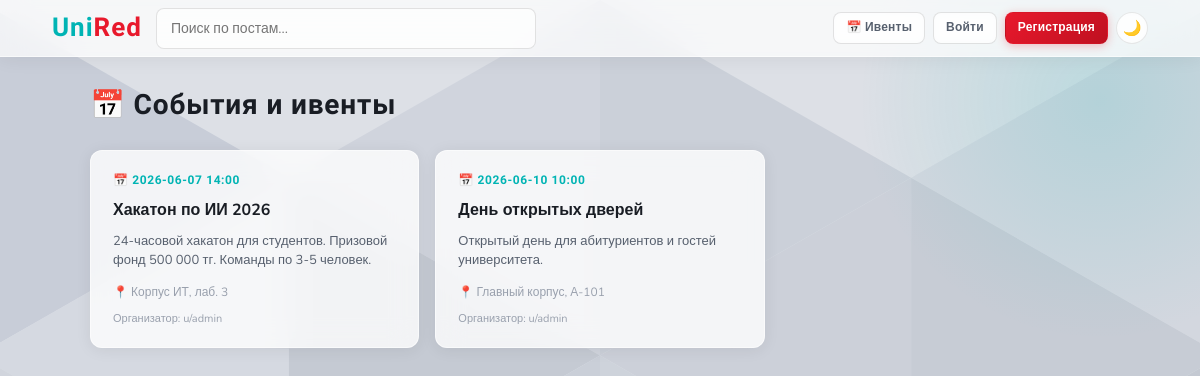
The app's page /events with its own data.
### tables this page shows
CREATE TABLE events (
            id INTEGER PRIMARY KEY AUTOINCREMENT,
            user_id INTEGER NOT NULL,
            title TEXT NOT NULL,
            description TEXT NOT NULL,
            location TEXT DEFAULT '',
            event_date TEXT NOT NULL,
            created_at TEXT DEFAULT (datetime('now')),
            FOREIGN KEY (user_id) REFERENCES users(id)
        );

CREATE TABLE users (
            id INTEGER PRIMARY KEY AUTOINCREMENT,
            username TEXT UNIQUE NOT NULL,
            email TEXT UNIQUE NOT NULL,
            password TEXT NOT NULL,
            faculty TEXT DEFAULT '',
            role TEXT DEFAULT 'student',
            created_at TEXT DEFAULT (datetime('now'))
        , bio TEXT DEFAULT '');

### app.py (the view)
@app.route('/events')
def events():
    conn = get_db()
    evs = conn.execute('SELECT e.*, u.username FROM events e JOIN users u ON e.user_id=u.id ORDER BY e.event_date ASC').fetchall()
    conn.close()
    user = current_user()
    return render_template('events.html', events=evs, user=user)

### app.py (called while the page is built)
def get_db():
    conn = sqlite3.connect(DB)
    conn.row_factory = sqlite3.Row
    return conn

def current_user():
    if 'user_id' in session:
        conn = get_db()
        user = conn.execute('SELECT * FROM users WHERE id=?', (session['user_id'],)).fetchone()
        conn.close()
        return user
    return None

### templates/events.html (shortened to what this page needs)
{% extends "base.html" %}
{% block content %}
<div style="max-width:1060px;margin:0 auto;padding:26px 20px">
  <div class="page-header">
    <h1>📅 События и ивенты</h1>
  </div>
  {% if events %}
  <div class="events-grid">
    {% for e in events %}
    <div class="event-card">
      <div class="event-card-date">📅 {{ e.event_date[:16].replace('T',' ') }}</div>
      <div class="event-card-title">{{ e.title }}</div>
      <div class="event-card-desc">{{ e.description }}</div>
      {% if e.location %}<div class="event-card-loc">📍 {{ e.location }}</div>{% endif %}
      <div style="font-size:11px;color:var(--hint);margin-top:8px">Организатор: u/{{ e.username }}</div>
    </div>
    {% endfor %}
  </div>
  {% else %}
  <div class="empty">
    <p style="font-size:36px;margin-bottom:12px">📭</p>
    <p>Пока нет запланированных событий</p>
  </div>
  {% endif %}
</div>
{% endblock %}

### templates/base.html (style rules this page uses)
:root { --bg: #dde0e6; --surface: rgba(255,255,255,0.78); --surface-solid: #ffffff; --border: rgba(255,255,255,0.55); --border-dark: rgba(0,0,0,0.08); --text: #191d24; --muted: #57606e; --hint: #99a0ad; --accent: #e8192c; --accent-light: #ffeaec; --teal: #00b4b4; --teal-dark: #009090; --teal-light: #e0f7f7; --blue: #185fa5; --blue-light: #e6f1fb; --green: #1d9e75; --green-light: #e1f5ee; --purple: #534ab7; --purple-light: #eeedfe; --amber: #ba7517; --amber-light: #faeeda; --radius: 12px; --radius-sm: 8px; --glass: blur(14px); --shadow: 0 2px 16px rgba(0,0,0,0.07); --shadow-md: 0 4px 24px rgba(0,0,0,0.1); }
* { box-sizing: border-box; margin: 0; padding: 0; }
body { font-family: 'Nunito', sans-serif; color: var(--text); line-height: 1.6; font-size: 15px; min-height: 100vh; background: var(--bg); position: relative; }
body::before { content: ''; position: fixed; inset: 0; z-index: -2; }
body::after { content: ''; position: fixed; top: -150px; right: -150px; z-index: -1; width: 500px; height: 500px; border-radius: 50%; background: radial-gradient(circle, rgba(0,180,180,0.15) 0%, transparent 68%); pointer-events: none; }
.events-grid { display: grid; grid-template-columns: repeat(auto-fill, minmax(280px, 1fr)); gap: 16px; }
.event-card { background: var(--surface); backdrop-filter: var(--glass); -webkit-backdrop-filter: var(--glass); border: 1px solid var(--border); border-radius: var(--radius); padding: 20px 22px; box-shadow: var(--shadow); transition: all 0.18s; }
.event-card-date { font-family: 'Rajdhani', sans-serif; font-size: 12px; font-weight: 700; color: var(--teal); margin-bottom: 8px; letter-spacing: 0.05em; }
.event-card-title { font-size: 16px; font-weight: 700; margin-bottom: 8px; }
.event-card-desc { font-size: 13px; color: var(--muted); line-height: 1.5; margin-bottom: 12px; }
.event-card-loc { font-size: 12px; color: var(--hint); }
.page-header { display: flex; align-items: center; justify-content: space-between; margin-bottom: 22px; }
.page-header h1 { font-family: 'Rajdhani', sans-serif; font-size: 28px; font-weight: 700; letter-spacing: 0.03em; }

### records on screen
events: event_date "2026-06-07 14:00", title "Хакатон по ИИ 2026", description "24-часовой хакатон для студентов. Призовой фонд 500 000 тг. Команды по 3-5 человек.", location "Корпус ИТ, лаб. 3", username "admin"
events: event_date "2026-06-10 10:00", title "День открытых дверей", description "Открытый день для абитуриентов и гостей университета.", location "Главный корпус, А-101", username "admin"
